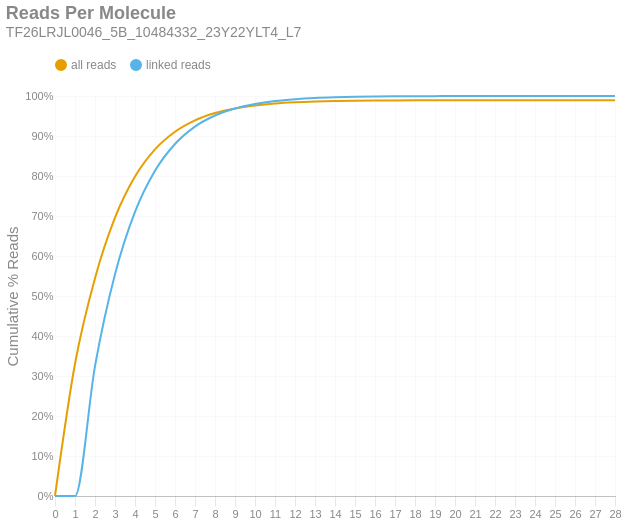

The notebook cell this image was saved under:
### Markdown cell above
### Reads per Molecule
This chart shows the cumulative distribution of the number of reads per linked molecule. That is, how many alignments are associated with a unique molecule. This excludes the number of reads associated with invalid or absent linked-read barcodes. The `linked` histogram is the percentages recalculated when disregarding singletons.

### Code cell
if SKIPLR:
    print_html(f"Skipped")
else:
    counts = np.bincount(valids['reads'].cast(pl.Int64).to_numpy())
    weighted = counts * np.arange(len(counts))
    all_perc = weighted / n_reads
    linked_perc = weighted / n_linked_reads
    linked_perc[1] = 0
    binned_df = pl.DataFrame({
        'readsper': list(range(len(counts))),
        'all reads (cumsum)': np.cumsum(all_perc).tolist(),
        'linked reads (cumsum)': np.cumsum(linked_perc).tolist(),
    })

    with SafeRender(binned_df):
        (
            density_plot(binned_df, 'Reads Per Molecule', samplename, 'readspmol')
            .encode(
                x=alt.X('readsper:O', title=None).axis(labelAngle=0).scale(padding=0),
                y=alt.Y('value:Q', title='Cumulative % Reads').axis(format='%').stack(False),
                color=alt.Color("key:N").scale(domain=["all reads", "linked reads"]),
                tooltip=[
                    alt.Tooltip("key:N", title="Data Type"),
                    alt.Tooltip("readsper:O", title="Reads Per Molecule"),
                    alt.Tooltip("value:Q", format=".2%", title="% Reads (Cum.)")
                ]            
            )
        ).display()

### Figure 1 — Vega-Lite specification as saved in the notebook (floating-point values rounded to 4 significant figures)
{"width": "container", "height": 400, "config": {"title": {"anchor": "start", "dy": -15, "fontSize": 18, "color": "#888888", "subtitleColor": "#888888", "subtitleFontSize": 14}, "arc": {"fill": "#0072B2"}, "axis": {"domainColor": "#888888", "domainWidth": 0.5, "gridWidth": 0.2, "grid": false, "titleFontWeight": 400, "titleFontSize": 15, "labelFontSize": 11, "labelColor": "#888888", "tickColor": "#888888", "tickWidth": 0.2, "titleColor": "#888888"}, "axisBand": {"grid": false}, "axisX": {"grid": true, "tickSize": 10, "domainCap": "round"}, "axisY": {"domain": false, "grid": true, "tickSize": 0, "domainCap": "round"}, "background": "transparent", "header": {"labelFontSize": 15, "labelColor": "#888888", "titleFontSize": 15, "titleFontWeight": 600, "titleColor": "#888888"}, "legend": {"labelFont": "sans-serif", "labelFontSize": 12, "labelColor": "#888888", "symbolSize": 100, "symbolType": "circle", "titleFontSize": 12, "titlePadding": 10, "titleColor": "#888888", "title": null, "orient": "top"}, "range": {"category": ["#E69F00", "#56B4E9", "#009E73", "#F0E442", "#0072B2", "#D55E00", "#CC79A7", "#000000"], "diverging": ["#cfe8f3", "#a2d4ec", "#73bfe2", "#46abdb", "#1696d2", "#12719e"]}, "area": {"fill": "#0072B2", "fillOpacity": 0.7, "line": true, "strokeOpacity": 0.7}, "line": {"color": "#0072B2", "stroke": "#0072B2", "strokeWidth": 2}, "trail": {"color": "#0072B2", "stroke": "#0072B2", "strokeWidth": 0, "size": 1}, "point": {"filled": true, "fillOpacity": 1.0, "size": 95}, "text": {"color": "#888888", "fontSize": 11, "align": "right", "fontWeight": 400, "size": 11}, "bar": {"fill": "#0072B2", "stroke": null}, "view": {"stroke": null, "continuousWidth": 660, "continuousHeight": 400}}, "data": {"name": "data-79b4aecfb9f92be60f0dccdd278f5cfe"}, "mark": {"type": "line", "interpolate": "monotone", "point": {"opacity": 0, "size": 275}}, "encoding": {"color": {"field": "key", "scale": {"domain": ["all reads", "linked reads"]}, "type": "nominal"}, "tooltip": [{"field": "key", "title": "Data Type", "type": "nominal"}, {"field": "readsper", "title": "Reads Per Molecule", "type": "ordinal"}, {"field": "value", "format": ".2%", "title": "% Reads (Cum.)", "type": "quantitative"}], "x": {"axis": {"labelAngle": 0}, "field": "readsper", "scale": {"padding": 0}, "title": null, "type": "ordinal"}, "y": {"axis": {"format": "%"}, "field": "value", "stack": false, "title": "Cumulative % Reads", "type": "quantitative"}}, "params": [{"name": "param_c36ac31b6afebe62", "select": {"type": "point", "fields": ["key"]}, "bind": "legend"}], "title": {"text": "Reads Per Molecule", "subtitle": "TF26LRJL0046_5B_10484332_23Y22YLT4_L7"}, "transform": [{"fold": ["all reads (cumsum)", "linked reads (cumsum)"]}, {"calculate": "replace(datum.key, ' (cumsum)', '')", "as": "key"}, {"filter": {"param": "param_c36ac31b6afebe62"}}], "usermeta": {"embedOptions": {"downloadFileName": "TF26LRJL0046_5B_10484332_23Y22YLT4_L7.readspmol"}}, "$schema": "https://vega.github.io/schema/vega-lite/v6.4.1.json", "datasets": {"data-79b4aecfb9f92be60f0dccdd278f5cfe": [{"readsper": 0, "all reads (cumsum)": 0.0, "linked reads (cumsum)": 0.0}, {"readsper": 1, "all reads (cumsum)": 0.3306, "linked reads (cumsum)": 0.0}, {"readsper": 2, "all reads (cumsum)": 0.5446, "linked reads (cumsum)": 0.3248}, {"readsper": 3, "all reads (cumsum)": 0.6957, "linked reads (cumsum)": 0.5541}, {"readsper": 4, "all reads (cumsum)": 0.7985, "linked reads (cumsum)": 0.7101}, {"readsper": 5, "all reads (cumsum)": 0.8664, "linked reads (cumsum)": 0.8131}, {"readsper": 6, "all reads (cumsum)": 0.9105, "linked reads (cumsum)": 0.8801}, {"readsper": 7, "all reads (cumsum)": 0.9391, "linked reads (cumsum)": 0.9235}, {"readsper": 8, "all reads (cumsum)": 0.9574, "linked reads (cumsum)": 0.9512}, {"readsper": 9, "all reads (cumsum)": 0.9689, "linked reads (cumsum)": 0.9687}, {"readsper": 10, "all reads (cumsum)": 0.9763, "linked reads (cumsum)": 0.9798}, {"readsper": 11, "all reads (cumsum)": 0.9812, "linked reads (cumsum)": 0.9873}, {"readsper": 12, "all reads (cumsum)": 0.9842, "linked reads (cumsum)": 0.9919}, {"readsper": 13, "all reads (cumsum)": 0.9862, "linked reads (cumsum)": 0.9949}, {"readsper": 14, "all reads (cumsum)": 0.9873, "linked reads (cumsum)": 0.9967}, {"readsper": 15, "all reads (cumsum)": 0.9881, "linked reads (cumsum)": 0.9978}, {"readsper": 16, "all reads (cumsum)": 0.9886, "linked reads (cumsum)": 0.9986}, {"readsper": 17, "all reads (cumsum)": 0.989, "linked reads (cumsum)": 0.9991}, {"readsper": 18, "all reads (cumsum)": 0.9891, "linked reads (cumsum)": 0.9994}, {"readsper": 19, "all reads (cumsum)": 0.9893, "linked reads (cumsum)": 0.9996}, {"readsper": 20, "all reads (cumsum)": 0.9894, "linked reads (cumsum)": 0.9998}, {"readsper": 21, "all reads (cumsum)": 0.9895, "linked reads (cumsum)": 0.9999}, {"readsper": 22, "all reads (cumsum)": 0.9895, "linked reads (cumsum)": 0.9999}, {"readsper": 23, "all reads (cumsum)": 0.9895, "linked reads (cumsum)": 1.0}, {"readsper": 24, "all reads (cumsum)": 0.9895, "linked reads (cumsum)": 1.0}, {"readsper": 25, "all reads (cumsum)": 0.9895, "linked reads (cumsum)": 1.0}, {"readsper": 26, "all reads (cumsum)": 0.9895, "linked reads (cumsum)": 1.0}, {"readsper": 27, "all reads (cumsum)": 0.9895, "linked reads (cumsum)": 1.0}, {"readsper": 28, "all reads (cumsum)": 0.9895, "linked reads (cumsum)": 1.0}]}}
